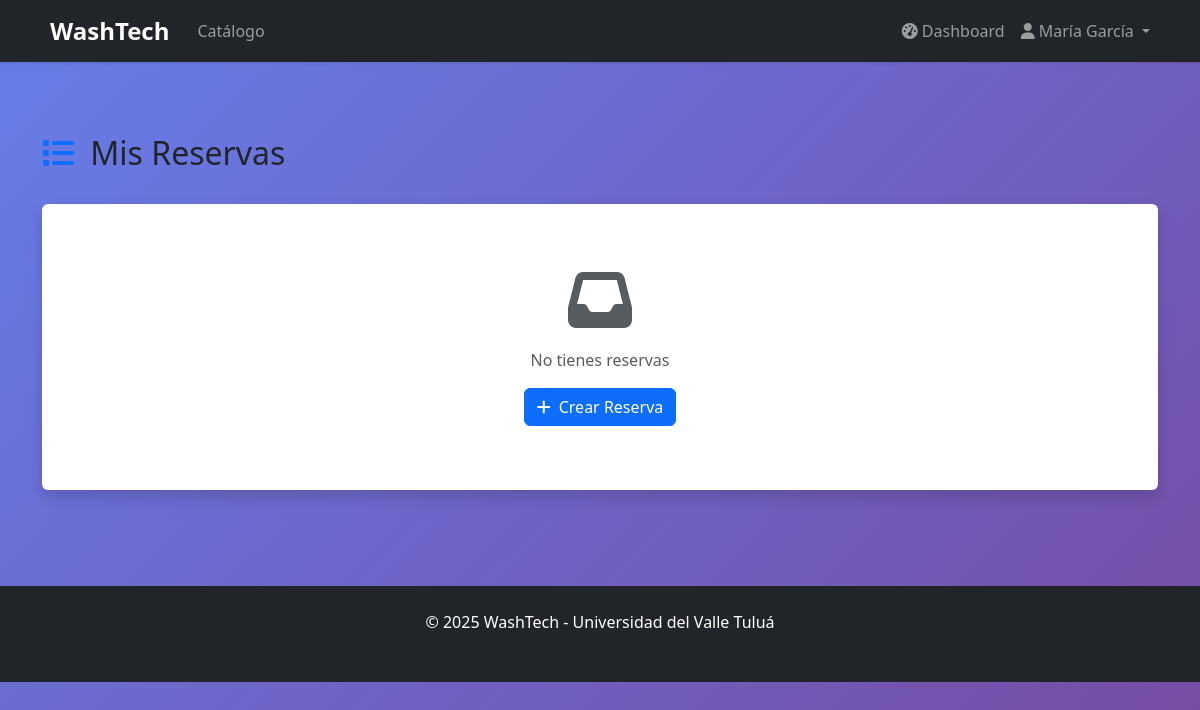
Page /reservas/ (signed in) on the earlier database version.
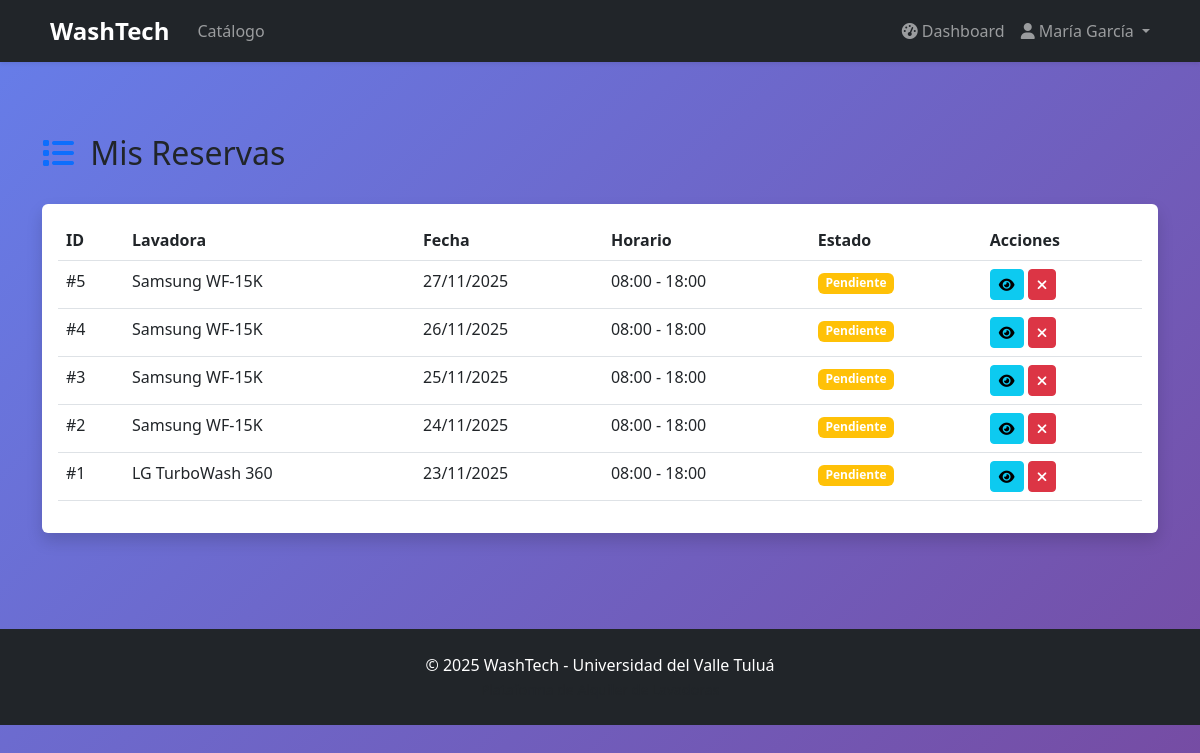
Same page on the later database version.
### models/user.py (models this page shows, shortened)
class User(UserMixin, db.Model):
    __tablename__ = 'users'
    id = db.Column(db.Integer, primary_key=True)
    name = db.Column(db.String(100), nullable=False)
    email = db.Column(db.String(100), unique=True, nullable=False)
    password_hash = db.Column(db.String(200), nullable=False)
    phone = db.Column(db.String(20))
    address = db.Column(db.Text)
    role = db.Column(db.String(20), default='cliente')  # cliente, admin, superadmin
    is_active = db.Column(db.Boolean, default=True)
    registration_date = db.Column(db.DateTime, default=db.func.now())
    reservations = db.relationship('Reservation', backref='user', lazy=True)

### models/reservation.py (models this page shows, shortened)
class Reservation(db.Model):
    __tablename__ = 'reservations'
    id = db.Column(db.Integer, primary_key=True)
    user_id = db.Column(db.Integer, db.ForeignKey('users.id'), nullable=False)
    washing_machine_id = db.Column(db.Integer, db.ForeignKey('washing_machines.id'), nullable=False)
    reservation_date = db.Column(db.Date, nullable=False)
    start_time = db.Column(db.Time, nullable=False)
    end_time = db.Column(db.Time, nullable=False)
    status = db.Column(db.String(20), default='pendiente')  # pendiente, confirmada, cancelada, completada
    total_payment = db.Column(db.Float, nullable=False)
    is_active = db.Column(db.Boolean, default=True)
    created_at = db.Column(db.DateTime, default=datetime.utcnow)
    payments = db.relationship('Payment', backref='reservation', lazy=True)

### models/washing_machine.py (models this page shows, shortened)
class WashingMachine(db.Model):
    __tablename__ = 'washing_machines'
    id = db.Column(db.Integer, primary_key=True)
    model = db.Column(db.String(100), nullable=False)
    capacity = db.Column(db.String(50), nullable=False)  # ej: "7 kg"
    operational_status = db.Column(db.String(20), default='operativa')  # operativa, mantenimiento, inactiva
    acquisition_date = db.Column(db.Date)
    image_url = db.Column(db.String(200), default='/static/images/icono de lavadora.jpg')
    description = db.Column(db.Text)
    is_active = db.Column(db.Boolean, default=True)
    reservations = db.relationship('Reservation', backref='washing_machine', lazy=True)
    inventory = db.relationship('Inventory', backref='washing_machine', uselist=False)

### controllers/reservation_controller.py (the view)
@reservation_bp.route('/')
@login_required
def index():
    if current_user.role == 'cliente':
        reservations = Reservation.query.filter_by(
            user_id=current_user.id,
            is_active=True
        ).order_by(Reservation.reservation_date.desc()).all()
    else:
        reservations = Reservation.query.filter_by(
            is_active=True
        ).order_by(Reservation.reservation_date.desc()).all()
    return render_template('reservation/list.html', reservations=reservations)

### templates/reservation/list.html (shortened to what this page needs)
{% extends "base.html" %}
{% block content %}
<div class="container py-5">
    <div class="row">
        <div class="col-12 mb-4">
            <h2>
                <i class="fas fa-list text-primary me-2"></i>
                {% if current_user.role == 'cliente' %}Mis Reservas{% else %}Todas las Reservas{% endif %}
            </h2>
        </div>
        <div class="col-12">
            <div class="card border-0 shadow">
                <div class="card-body">
                    {% if reservations %}
                    <div class="table-responsive">
                        <table class="table table-hover">
                            <thead>
                                <tr>
                                    <th>ID</th>
                                    <th>Lavadora</th>
                                    <th>Fecha</th>
                                    <th>Horario</th>
                                    <th>Estado</th>
                                    <th>Acciones</th>
                                </tr>
                            </thead>
                            <tbody>
                                {% for reservation in reservations %}
                                <tr>
                                    <td>#{{ reservation.id }}</td>
                                    <td>{{ reservation.washing_machine.model }}</td>
                                    <td>{{ reservation.reservation_date.strftime('%d/%m/%Y') }}</td>
                                    <td>{{ reservation.start_time.strftime('%H:%M') }} - {{ reservation.end_time.strftime('%H:%M') }}</td>
                                    <td>
                                        {% if reservation.status == 'pendiente' %}
                                            <span class="badge bg-warning">Pendiente</span>
                                        {% elif reservation.status == 'confirmada' %}
                                            <span class="badge bg-success">Confirmada</span>
                                        {% elif reservation.status == 'cancelada' %}
                                            <span class="badge bg-danger">Cancelada</span>
                                        {% else %}
                                            <span class="badge bg-info">{{ reservation.status }}</span>
                                        {% endif %}
                                    </td>
                                    <td>
                                        <a href="{{ url_for('reservation.detail', id=reservation.id) }}"
                                           class="btn btn-sm btn-info">
                                            <i class="fas fa-eye"></i>
                                        </a>
                                        {% if reservation.status == 'pendiente' %}
                                        <form method="POST" action="{{ url_for('reservation.cancel', id=reservation.id) }}"
                                              style="display: inline;">
                                            <button type="submit" class="btn btn-sm btn-danger"
                                                    onclick="return confirm('¿Cancelar esta reserva?')">
                                                <i class="fas fa-times"></i>
                                            </button>
                                        </form>
                                        {% endif %}
                                    </td>
                                </tr>
                                {% endfor %}
                            </tbody>
                        </table>
                    </div>
                    {% else %}
                    <div class="text-center py-5">
                        <i class="fas fa-inbox fa-4x text-muted mb-3"></i>
                        <p class="text-muted">No tienes reservas</p>
                        <a href="{{ url_for('catalog.index') }}" class="btn btn-primary">
                            <i class="fas fa-plus me-2"></i>Crear Reserva
                        </a>
                    </div>
                    {% endif %}
                </div>
            </div>
        </div>
    </div>
</div>
{% endblock %}

### templates/base.html (shortened to what this page needs)
<!DOCTYPE html>
<html lang="es">
<head>
    <link href="https://cdn.jsdelivr.net/npm/bootstrap@5.3.0/dist/css/bootstrap.min.css" rel="stylesheet">
    <link rel="stylesheet" href="https://cdnjs.cloudflare.com/ajax/libs/font-awesome/6.4.0/css/all.min.css">
</head>
<body>
    <nav class="navbar navbar-expand-lg navbar-dark bg-dark shadow-sm">
        <div class="container">
            <a class="navbar-brand" href="{{ url_for('index') }}">
                WashTech
            </a>
            <div class="collapse navbar-collapse" id="navbarNav">
                <ul class="navbar-nav me-auto">
                    <li class="nav-item">
                        <a class="nav-link" href="{{ url_for('catalog.index') }}">
                            Catálogo
                        </a>
                    </li>
                </ul>
                <ul class="navbar-nav ms-auto">
                    {% if current_user.is_authenticated %}
                            <li class="nav-item">
                                <a class="nav-link" href="{{ url_for('dashboard.index') }}">
                                    <i class="fas fa-tachometer-alt me-1"></i>Dashboard
                                </a>
                            </li>
                            <li class="nav-item dropdown">
                                <a class="nav-link dropdown-toggle" href="#" id="userDropdown" role="button" data-bs-toggle="dropdown">
                                    <i class="fas fa-user me-1"></i>{{ current_user.name }}
                                </a>
                            </li>
                        {% endif %}
                </ul>
            </div>
        </div>
    </nav>
    <main>
        {% block content %}{% endblock %}
    </main>
    <footer class="bg-dark text-white py-4 mt-5">
        <div class="container text-center">
            <p class="mb-0">&copy; 2025 WashTech - Universidad del Valle Tuluá</p>
            <small class="text-muted">Plataforma de Alquiler de Lavadoras</small>
        </div>
    </footer>
</body>
</html>

Differences in the rows shown:
added Reservation: id "5", washing_machine.model "Samsung WF-15K", reservation_date "27/11/2025", start_time "08:00", end_time "18:00", status "Pendiente"
added Reservation: id "4", washing_machine.model "Samsung WF-15K", reservation_date "26/11/2025", start_time "08:00", end_time "18:00", status "Pendiente"
added Reservation: id "3", washing_machine.model "Samsung WF-15K", reservation_date "25/11/2025", start_time "08:00", end_time "18:00", status "Pendiente"
added Reservation: id "2", washing_machine.model "Samsung WF-15K", reservation_date "24/11/2025", start_time "08:00", end_time "18:00", status "Pendiente"
added Reservation: id "1", washing_machine.model "LG TurboWash 360", reservation_date "23/11/2025", start_time "08:00", end_time "18:00", status "Pendiente"
Other differences:
text no longer shown: "No tienes reservas Crear Reserva"
text now shown: "ID Lavadora Fecha Horario Estado Acciones"
